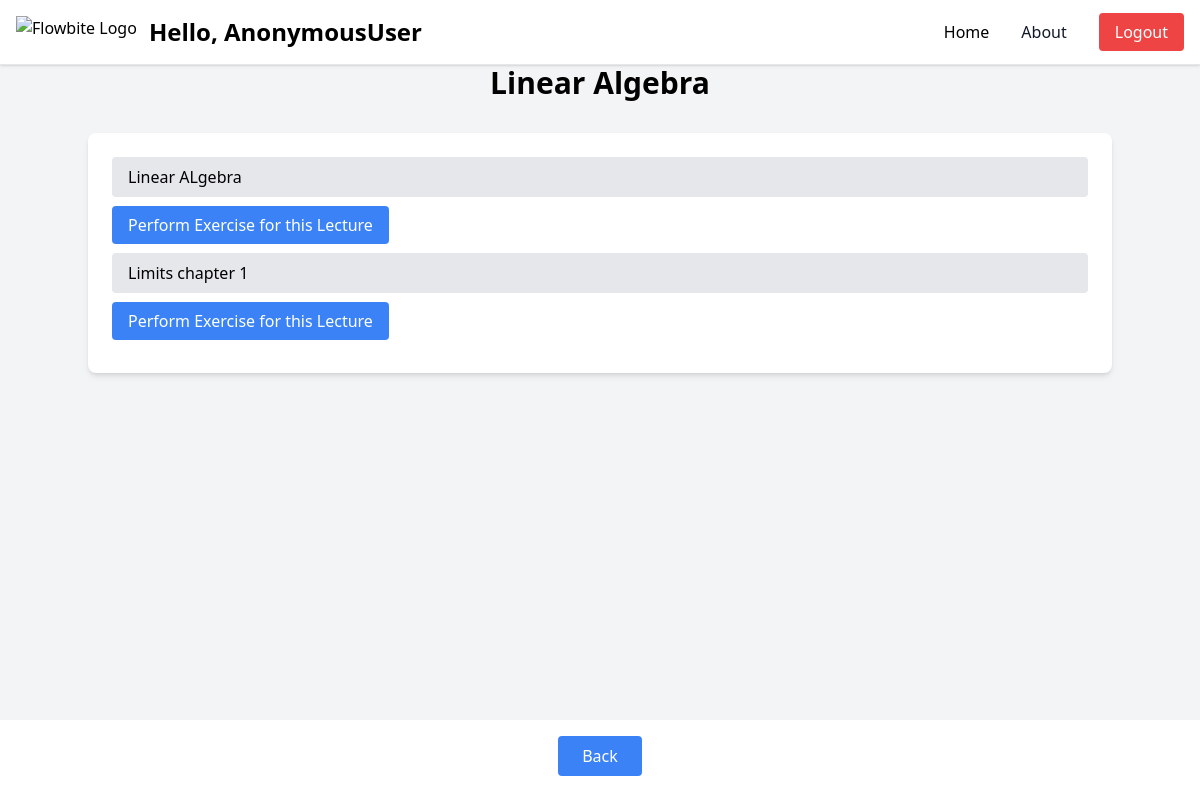
The app's page /course/1/lectures/ with its own data.
### main/models.py (models this page shows, shortened)
class Course(models.Model):
    name = models.CharField(max_length=100)
    description = models.TextField()

class Lecture(models.Model):
    course = models.ForeignKey(Course, related_name='lectures', on_delete=models.CASCADE)
    title = models.CharField(max_length=100)
    video_url = models.URLField()

### main/views.py (the view)
# urls.py: path('course/<int:course_id>/lectures/', views.lecture_list, name='lecture_list'),
def lecture_list(request, course_id):
    course = get_object_or_404(Course, id=course_id)
    lectures = Lecture.objects.filter(course=course).prefetch_related('exercises')  # Ensure exercises are prefetched
    return render(request, 'lecture_list.html', {'lectures': lectures, 'course': course})

### templates/lecture_list.html (shortened to what this page needs)
<!DOCTYPE html>
<html lang="en">
<head>
    <script src="https://cdn.tailwindcss.com"></script>
</head>
{% include "header.html" %}
<body class="bg-gray-100 p-6">
    <div class="container mx-auto">
        <h1 class="text-3xl font-bold text-center mb-8">{{ course.name }}</h1>
        <div class="bg-white p-6 rounded-lg shadow-md">
            {% for lecture in lectures %}
                <button onclick="loadVideo('{{ lecture.video_url }}')" class="block w-full text-left py-2 px-4 mb-2 bg-gray-200 rounded hover:bg-gray-300">
                    {{ lecture.title }}
                </button>
                <div id="video-container" class="mt-4 mb-4">
                    <a href="{% url 'lecture_detail' lecture.id %}" class="bg-blue-500 text-white py-2 px-4 rounded mt-4 hover:bg-blue-600">
                        Perform Exercise for this Lecture
                    </a>
                </div>
            {% endfor %}
        </div>
    </div>
    {% include "footer.html" %}
</body>
</html>

### records on screen
Course: name "Linear Algebra"
Lecture: title "Linear ALgebra"
Lecture: title "Limits chapter 1"

### other values on screen
{{ request.user }} "AnonymousUser"
